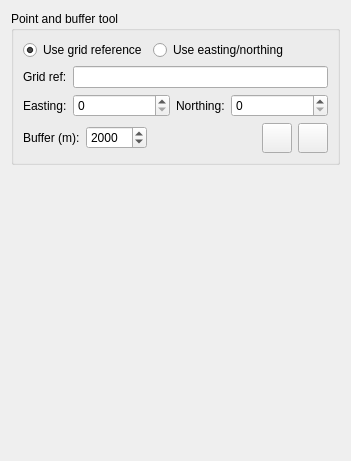
         <widget class="QWidget" name="tabUtilities">
          <attribute name="title">
           <string>Utilities</string>
          </attribute>
          <layout class="QVBoxLayout" name="verticalLayout_4">
           <item>
            <widget class="QGroupBox" name="groupBox_8">
             <property name="title">
              <string>Point and buffer tool</string>
             </property>
             <layout class="QVBoxLayout" name="verticalLayout">
              <item>
               <layout class="QHBoxLayout" name="horizontalLayout_24">
                <item>
                 <widget class="QRadioButton" name="rbGR">
                  <property name="text">
                   <string>Use grid reference</string>
                  </property>
                  <property name="checked">
                   <bool>true</bool>
                  </property>
                 </widget>
                </item>
                <item>
                 <widget class="QRadioButton" name="rbEN">
                  <property name="text">
                   <string>Use easting/northing</string>
                  </property>
                 </widget>
                </item>
                <item>
                 <spacer name="horizontalSpacer_15">
                  <property name="orientation">
                   <enum>Qt::Horizontal</enum>
                  </property>
                  <property name="sizeHint" stdset="0">
                   <size>
                    <width>40</width>
                    <height>20</height>
                   </size>
                  </property>
                 </spacer>
                </item>
               </layout>
              </item>
              <item>
               <layout class="QHBoxLayout" name="horizontalLayout_4">
                <item>
                 <widget class="QLabel" name="label_7">
                  <property name="sizePolicy">
                   <sizepolicy hsizetype="Fixed" vsizetype="Preferred">
                    <horstretch>0</horstretch>
                    <verstretch>0</verstretch>
                   </sizepolicy>
                  </property>
                  <property name="text">
                   <string>Grid ref:</string>
                  </property>
                 </widget>
                </item>
                <item>
                 <widget class="QLineEdit" name="lePointBufferGR">
                  <property name="toolTip">
                   <string>&lt;html&gt;&lt;head/&gt;&lt;body&gt;&lt;p&gt;Specify a grid reference to use as a filter when downloading records from the NBN Gateway, or for use with the point and radius buffer creation.&lt;/p&gt;&lt;/body&gt;&lt;/html&gt;</string>
                  </property>
                 </widget>
                </item>
               </layout>
              </item>
              <item>
               <layout class="QHBoxLayout" name="horizontalLayout_10">
                <item>
                 <widget class="QLabel" name="label_10">
                  <property name="sizePolicy">
                   <sizepolicy hsizetype="Fixed" vsizetype="Preferred">
                    <horstretch>0</horstretch>
                    <verstretch>0</verstretch>
                   </sizepolicy>
                  </property>
                  <property name="text">
                   <string>Easting:</string>
                  </property>
                 </widget>
                </item>
                <item>
                 <widget class="QSpinBox" name="sbEasting">
                  <property name="sizePolicy">
                   <sizepolicy hsizetype="Preferred" vsizetype="Fixed">
                    <horstretch>0</horstretch>
                    <verstretch>0</verstretch>
                   </sizepolicy>
                  </property>
                  <property name="minimumSize">
                   <size>
                    <width>60</width>
                    <height>0</height>
                   </size>
                  </property>
                  <property name="toolTip">
                   <string>&lt;html&gt;&lt;head/&gt;&lt;body&gt;&lt;p&gt;Specify an easting for use with the point and buffer convenience tool.&lt;/p&gt;&lt;/body&gt;&lt;/html&gt;</string>
                  </property>
                  <property name="minimum">
                   <number>0</number>
                  </property>
                  <property name="maximum">
                   <number>2000000</number>
                  </property>
                  <property name="singleStep">
                   <number>1000</number>
                  </property>
                  <property name="value">
                   <number>0</number>
                  </property>
                 </widget>
                </item>
                <item>
                 <widget class="QLabel" name="label_8">
                  <property name="sizePolicy">
                   <sizepolicy hsizetype="Fixed" vsizetype="Preferred">
                    <horstretch>0</horstretch>
                    <verstretch>0</verstretch>
                   </sizepolicy>
                  </property>
                  <property name="text">
                   <string>Northing:</string>
                  </property>
                 </widget>
                </item>
                <item>
                 <widget class="QSpinBox" name="sbNorthing">
                  <property name="sizePolicy">
                   <sizepolicy hsizetype="Preferred" vsizetype="Fixed">
                    <horstretch>0</horstretch>
                    <verstretch>0</verstretch>
                   </sizepolicy>
                  </property>
                  <property name="minimumSize">
                   <size>
                    <width>60</width>
                    <height>0</height>
                   </size>
                  </property>
                  <property name="toolTip">
                   <string>&lt;html&gt;&lt;head/&gt;&lt;body&gt;&lt;p&gt;Specify a northing for use with the point and buffer convenience tool.&lt;/p&gt;&lt;/body&gt;&lt;/html&gt;</string>
                  </property>
                  <property name="minimum">
                   <number>0</number>
                  </property>
                  <property name="maximum">
                   <number>2000000</number>
                  </property>
                  <property name="singleStep">
                   <number>1000</number>
                  </property>
                  <property name="value">
                   <number>0</number>
                  </property>
                 </widget>
                </item>
               </layout>
              </item>
              <item>
               <layout class="QHBoxLayout" name="horizontalLayout_22">
                <item>
                 <widget class="QLabel" name="label_9">
                  <property name="sizePolicy">
                   <sizepolicy hsizetype="Fixed" vsizetype="Preferred">
                    <horstretch>0</horstretch>
                    <verstretch>0</verstretch>
                   </sizepolicy>
                  </property>
                  <property name="text">
                   <string>Buffer (m):</string>
                  </property>
                 </widget>
                </item>
                <item>
                 <widget class="QSpinBox" name="sbBuffer">
                  <property name="sizePolicy">
                   <sizepolicy hsizetype="Fixed" vsizetype="Fixed">
                    <horstretch>0</horstretch>
                    <verstretch>0</verstretch>
                   </sizepolicy>
                  </property>
                  <property name="minimumSize">
                   <size>
                    <width>60</width>
                    <height>0</height>
                   </size>
                  </property>
                  <property name="toolTip">
                   <string>&lt;html&gt;&lt;head/&gt;&lt;body&gt;&lt;p&gt;Specify buffer radius in metres for use with the point and buffer convenience tool. Minimum of 10 metres and maximum of 10,000 m (10 km).&lt;/p&gt;&lt;/body&gt;&lt;/html&gt;</string>
                  </property>
                  <property name="minimum">
                   <number>10</number>
                  </property>
                  <property name="maximum">
                   <number>10000</number>
                  </property>
                  <property name="singleStep">
                   <number>10</number>
                  </property>
                  <property name="value">
                   <number>2000</number>
                  </property>
                 </widget>
                </item>
                <item>
                 <spacer name="horizontalSpacer_14">
                  <property name="orientation">
                   <enum>Qt::Horizontal</enum>
                  </property>
                  <property name="sizeHint" stdset="0">
                   <size>
                    <width>40</width>
                    <height>20</height>
                   </size>
                  </property>
                 </spacer>
                </item>
                <item>
                 <widget class="QPushButton" name="pbBuffer">
                  <property name="sizePolicy">
                   <sizepolicy hsizetype="Fixed" vsizetype="Fixed">
                    <horstretch>0</horstretch>
                    <verstretch>0</verstretch>
                   </sizepolicy>
                  </property>
                  <property name="minimumSize">
                   <size>
                    <width>30</width>
                    <height>30</height>
                   </size>
                  </property>
                  <property name="maximumSize">
                   <size>
                    <width>30</width>
                    <height>30</height>
                   </size>
                  </property>
                  <property name="toolTip">
                   <string>&lt;html&gt;&lt;head/&gt;&lt;body&gt;&lt;p&gt;Generate circular buffer around specified point.&lt;/p&gt;&lt;/body&gt;&lt;/html&gt;</string>
                  </property>
                  <property name="text">
                   <string/>
                  </property>
                  <property name="icon">
                   <iconset>
                    <normaloff>images/buffer.png</normaloff>images/buffer.png</iconset>
                  </property>
                  <property name="iconSize">
                   <size>
                    <width>26</width>
                    <height>26</height>
                   </size>
                  </property>
                 </widget>
                </item>
                <item>
                 <widget class="QPushButton" name="pbClearLastBuffer">
                  <property name="sizePolicy">
                   <sizepolicy hsizetype="Fixed" vsizetype="Fixed">
                    <horstretch>0</horstretch>
                    <verstretch>0</verstretch>
                   </sizepolicy>
                  </property>
                  <property name="minimumSize">
                   <size>
                    <width>30</width>
                    <height>30</height>
                   </size>
                  </property>
                  <property name="maximumSize">
                   <size>
                    <width>30</width>
                    <height>30</height>
                   </size>
                  </property>
                  <property name="toolTip">
                   <string>Remove last buffer</string>
                  </property>
                  <property name="text">
                   <string/>
                  </property>
                  <property name="icon">
                   <iconset>
                    <normaloff>images/bufferclear.png</normaloff>images/bufferclear.png</iconset>
                  </property>
                  <property name="iconSize">
                   <size>
                    <width>26</width>
                    <height>26</height>
                   </size>
                  </property>
                 </widget>
                </item>
               </layout>
              </item>
             </layout>
            </widget>
           </item>
           <item>
            <spacer name="verticalSpacer_3">
             <property name="orientation">
              <enum>Qt::Vertical</enum>
             </property>
             <property name="sizeHint" stdset="0">
              <size>
               <width>20</width>
               <height>285</height>
              </size>
             </property>
            </spacer>
           </item>
          </layout>
         </widget>
